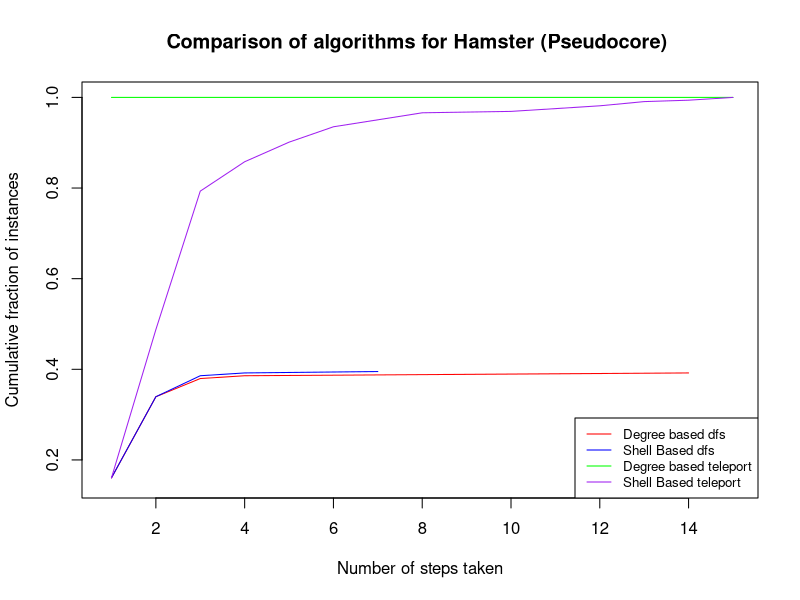

Generate this figure with R:
library(igraph)
library(ggplot2)

x_ <- c(1,
        2,
        3,
        4,
        14)
y_ <- c(  0.1604938272,
          0.3395061728,
          0.3796296296,
          0.3858024691,
          0.3919753086)

x <- c(1,
       2,
       3,
       4,
       7)
y <- c(0.1604938272,
       0.3395061728,
       0.3858024691,
       0.3919753086,
       0.3950617284)


degree_ <- c(1,15
)
y1 <- c(
  1,1
)

shel <- c(1,
          2,
          3,
          4,
          5,
          6,
          7,
          8,
          10,
          12,
          13,
          14,
          15
          
)
y2 <- c(0.1604938272,
        0.487654321,
        0.7932098765,
        0.8580246914,
        0.9012345679,
        0.9351851852,
        0.950617284,
        0.9660493827,
        0.9691358025,
        0.9814814815,
        0.9907407407,
        0.9938271605,
        1
)

plot(x_,y_,type="l",col="red", xlim=c(0.9, 15), ylim = c(0.15, 1.0),  xlab="Number of steps taken",ylab="Cumulative fraction of instances", main = "Comparison of algorithms for Hamster (Pseudocore) ") + 
  lines(x,y,col="blue")+ lines(degree_,y1,col="green") + lines(shel,y2,col="purple")
legend("bottomright", legend=c("Degree based dfs", "Shell Based dfs", "Degree based teleport", "Shell Based teleport"),lty=1:1, cex=0.8 ,
       col=c("red", "blue", "green", "purple"))

